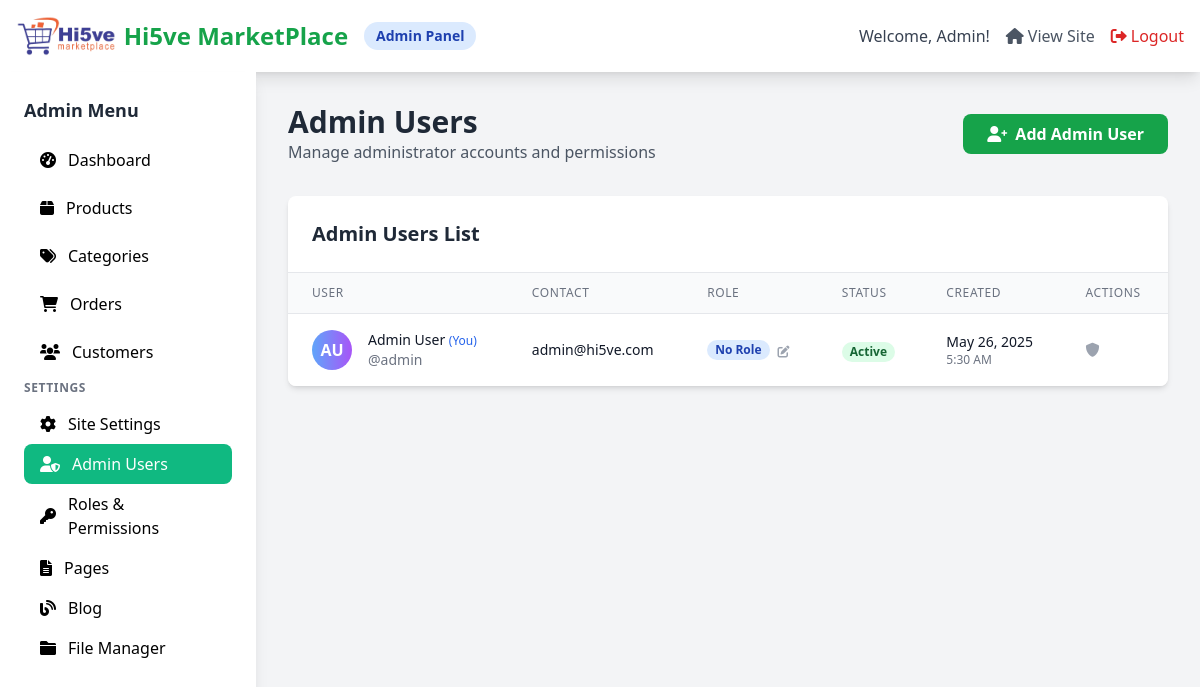
Screenshot of /admin/admin-users.php (signed in) with the database file from the repository.
### tables this page shows
CREATE TABLE IF NOT EXISTS users (
    id INT AUTO_INCREMENT PRIMARY KEY,
    username VARCHAR(50) UNIQUE NOT NULL,
    email VARCHAR(100) UNIQUE NOT NULL,
    password VARCHAR(255) NOT NULL,
    first_name VARCHAR(50) NOT NULL,
    last_name VARCHAR(50) NOT NULL,
    phone VARCHAR(20),
    address TEXT,
    role ENUM('admin', 'customer') DEFAULT 'customer',
    status ENUM('active', 'inactive') DEFAULT 'active',
    created_at TIMESTAMP DEFAULT CURRENT_TIMESTAMP,
    updated_at TIMESTAMP DEFAULT CURRENT_TIMESTAMP ON UPDATE CURRENT_TIMESTAMP
);

### classes/User.php (called while the page is built, shortened)
<?php
class User {
    private $conn;
    public function __construct() {
        $database = new Database();
        $this->conn = $database->getConnection();
    }
    public function getConnection() {
        return $this->conn;
    }
}
?>

### config/database.php (called while the page is built, shortened)
<?php
class Database {
    private $host = 'localhost';
    private $db_name = 'mart3';
    private $username = 'root';
    private $password = '';
    public function getConnection() {
        $this->conn = null;
        try {
            $dsn = "mysql:unix_socket=/Applications/XAMPP/xamppfiles/var/mysql/mysql.sock;dbname=" . $this->db_name;
            $this->conn = new PDO($dsn, $this->username, $this->password);
            $this->conn->setAttribute(PDO::ATTR_ERRMODE, PDO::ERRMODE_EXCEPTION);
            $this->conn->setAttribute(PDO::ATTR_DEFAULT_FETCH_MODE, PDO::FETCH_ASSOC);
        } catch(PDOException $exception) {
            try {
                $this->conn = new PDO(
                    "mysql:host=" . $this->host . ";port=3306;dbname=" . $this->db_name,
                    $this->username,
                    $this->password
                );
                $this->conn->setAttribute(PDO::ATTR_ERRMODE, PDO::ERRMODE_EXCEPTION);
                $this->conn->setAttribute(PDO::ATTR_DEFAULT_FETCH_MODE, PDO::FETCH_ASSOC);
            } catch(PDOException $fallback_exception) {
                echo "Connection error: " . $fallback_exception->getMessage();
            }
        }
        return $this->conn;
    }
}
?>

### admin/admin-users.php (the view, shortened to what this page needs)
<?php
require_once '../classes/User.php';
$user = new User();
$query = "SELECT u.*, ar.name as role_name, ar.description as role_description
          FROM users u
          LEFT JOIN admin_roles ar ON u.role_id = ar.id
          WHERE u.role = 'admin'
          ORDER BY u.created_at DESC";
$stmt = $user->getConnection()->prepare($query);
$stmt->execute();
$admin_users = $stmt->fetchAll();
include 'includes/admin_header.php';
?>
<div class="max-w-7xl mx-auto">
    <div class="flex justify-between items-center mb-8">
        <div>
            <h1 class="text-3xl font-bold text-gray-800">Admin Users</h1>
            <p class="text-gray-600">Manage administrator accounts and permissions</p>
        </div>
        <button onclick="toggleAddForm()" class="bg-green-600 text-white px-6 py-2 rounded-lg font-semibold hover:bg-green-700 transition duration-300">
            <i class="fas fa-user-plus mr-2"></i>Add Admin User
        </button>
    </div>
    <div class="bg-white rounded-lg shadow-md overflow-hidden">
        <div class="p-6 border-b border-gray-200">
            <h2 class="text-xl font-semibold text-gray-800">Admin Users List</h2>
        </div>
        <div class="overflow-x-auto">
            <table class="min-w-full divide-y divide-gray-200">
                <thead class="bg-gray-50">
                    <tr>
                        <th class="px-6 py-3 text-left text-xs font-medium text-gray-500 uppercase tracking-wider">User</th>
                        <th class="px-6 py-3 text-left text-xs font-medium text-gray-500 uppercase tracking-wider">Contact</th>
                        <th class="px-6 py-3 text-left text-xs font-medium text-gray-500 uppercase tracking-wider">Role</th>
                        <th class="px-6 py-3 text-left text-xs font-medium text-gray-500 uppercase tracking-wider">Status</th>
                        <th class="px-6 py-3 text-left text-xs font-medium text-gray-500 uppercase tracking-wider">Created</th>
                        <th class="px-6 py-3 text-left text-xs font-medium text-gray-500 uppercase tracking-wider">Actions</th>
                    </tr>
                </thead>
                <tbody class="bg-white divide-y divide-gray-200">
                    <?php if (empty($admin_users)): ?>
                    <tr>
                        <td colspan="6" class="px-6 py-4 text-center text-gray-500">
                            No admin users found.
                        </td>
                    </tr>
                    <?php else: ?>
                    <?php foreach ($admin_users as $admin): ?>
                    <tr class="hover:bg-gray-50">
                        <td class="px-6 py-4 whitespace-nowrap">
                            <div class="flex items-center">
                                <div class="flex-shrink-0 h-10 w-10">
                                    <div class="h-10 w-10 rounded-full bg-gradient-to-r from-blue-400 to-purple-500 flex items-center justify-center">
                                        <span class="text-white font-semibold">
                                            <?= strtoupper(substr($admin['first_name'], 0, 1) . substr($admin['last_name'], 0, 1)) ?>
                                        </span>
                                    </div>
                                </div>
                                <div class="ml-4">
                                    <div class="text-sm font-medium text-gray-900">
                                        <?= htmlspecialchars($admin['first_name'] . ' ' . $admin['last_name']) ?>
                                        <?php if ($admin['id'] == $_SESSION['user_id']): ?>
                                        <span class="text-xs text-blue-600">(You)</span>
                                        <?php endif; ?>
                                    </div>
                                    <div class="text-sm text-gray-500">@<?= htmlspecialchars($admin['username']) ?></div>
                                </div>
                            </div>
                        </td>
                        <td class="px-6 py-4 whitespace-nowrap">
                            <div class="text-sm text-gray-900"><?= htmlspecialchars($admin['email']) ?></div>
                        </td>
                        <td class="px-6 py-4 whitespace-nowrap">
                            <div class="flex items-center">
                                <span class="px-2 inline-flex text-xs leading-5 font-semibold rounded-full bg-blue-100 text-blue-800">
                                    <?= htmlspecialchars($admin['role_name'] ?? 'No Role') ?>
                                </span>
                                <div class="ml-2 relative group">
                                    <button class="text-gray-400 hover:text-gray-600">
                                        <i class="fas fa-edit text-xs"></i>
                                    </button>
                                </div>
                            </div>
                        </td>
                        <td class="px-6 py-4 whitespace-nowrap">
                            <span class="px-2 inline-flex text-xs leading-5 font-semibold rounded-full
                                <?= $admin['status'] === 'active' ? 'bg-green-100 text-green-800' : 'bg-gray-100 text-gray-800' ?>">
                                <?= ucfirst($admin['status']) ?>
                            </span>
                        </td>
                        <td class="px-6 py-4 whitespace-nowrap text-sm text-gray-900">
                            <div><?= date('M j, Y', strtotime($admin['created_at'])) ?></div>
                            <div class="text-xs text-gray-500"><?= date('g:i A', strtotime($admin['created_at'])) ?></div>
                        </td>
                        <td class="px-6 py-4 whitespace-nowrap text-sm font-medium">
                            <div class="flex space-x-2">
                                <?php if ($admin['id'] != $_SESSION['user_id']): ?>
                                <form method="POST" class="inline" onsubmit="return confirmDelete('Are you sure you want to toggle this user status?')">
                                    <input type="hidden" name="action" value="toggle_status">
                                    <input type="hidden" name="user_id" value="<?= $admin['id'] ?>">
                                    <button type="submit" class="text-yellow-600 hover:text-yellow-900" title="Toggle Status">
                                        <i class="fas fa-toggle-<?= $admin['status'] === 'active' ? 'on' : 'off' ?>"></i>
                                    </button>
                                </form>
                                <form method="POST" class="inline" onsubmit="return confirmDelete('Are you sure you want to delete this admin user?')">
                                    <input type="hidden" name="action" value="delete_admin">
                                    <input type="hidden" name="user_id" value="<?= $admin['id'] ?>">
                                    <button type="submit" class="text-red-600 hover:text-red-900" title="Delete User">
                                        <i class="fas fa-trash"></i>
                                    </button>
                                </form>
                                <?php else: ?>
                                <span class="text-gray-400" title="Cannot modify your own account">
                                    <i class="fas fa-shield-alt"></i>
                                </span>
                                <?php endif; ?>
                            </div>
                        </td>
                    </tr>
                    <?php endforeach; ?>
                    <?php endif; ?>
                </tbody>
            </table>
        </div>
    </div>
</div>
<?php include 'includes/admin_footer.php'; ?>

### rows the page displays
users: first_name+last_name "AU", first_name+last_name "Admin User", shows "(You)", username "admin", email "admin@hi5ve.com", role_name "No Role", status "Active", created_at "May 26, 2025", created_at "5:30 AM"

### other values shown
$_SESSION['first_name'] "Admin"
